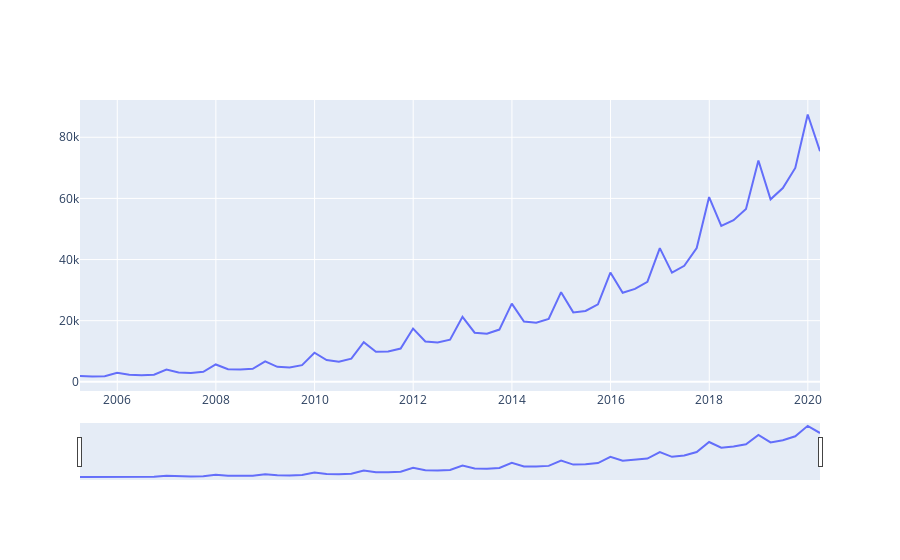

This figure's notebook cell:
### Code cell
import plotly_express as px
import plotly.graph_objects as go
fig=go.Figure()
fig.update_xaxes(rangeslider_visible=True)
fig.add_trace(go.Scatter(x=df.index, y=df["Revenue"], mode='lines', name=f'Revenue Trend', ))#line=dict(dash='dot', color='blue')))
fig.show()
